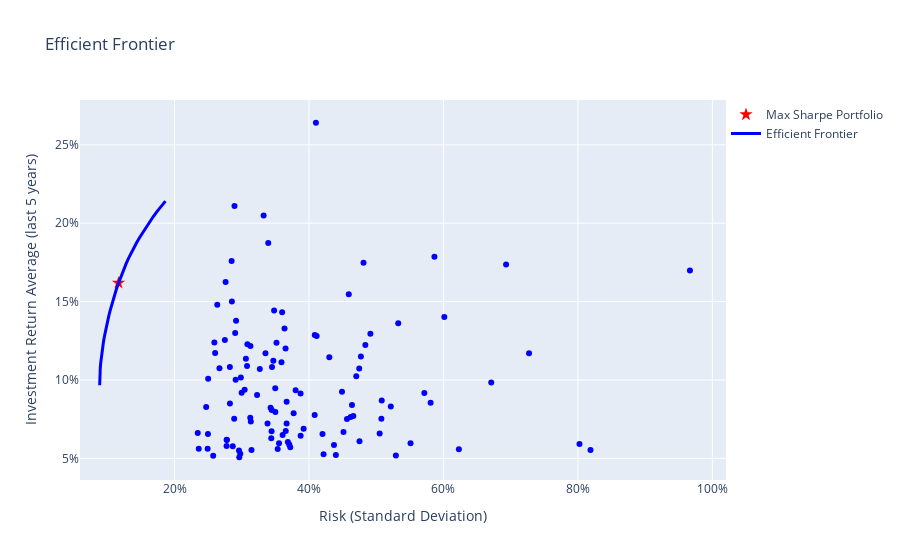

The cell this chart's notebook holds for it:
### Code cell
import plotly.graph_objects as go

# Create a Plotly scatter plot
fig = go.Figure()

# Convert expected returns to a NumPy array
returns_array = mu.values

# Calculate volatilities (square root of the diagonal of covariance matrix)
volatilities_array = np.sqrt(np.diag(S))

# Marker: Add annotations for each point
for i, (ret, vol, ticker) in enumerate(zip(returns_array, volatilities_array, mu.keys())):
    fig.add_trace(go.Scatter(
        x=[vol],
        y=[ret],
        mode='markers+text',
        # text=f"{ticker} ({ret:.2%}, {vol:.2%})",
        textposition="top center",
        marker=dict(size=6, color='blue'),
        showlegend=False
    ))

max_sharpe_return, max_sharpe_volatility, _ = ef.portfolio_performance()
# Marker: Add the maximum Sharpe ratio portfolio
fig.add_trace(go.Scatter(
    x=[max_sharpe_volatility],
    y=[max_sharpe_return],
    mode='markers',
    name='Max Sharpe Portfolio',
    marker=dict(color='red', size=10, symbol='star')
))

# Line: Add the efficient frontier
fig.add_trace(go.Scatter(
    x=frontier_volatility,
    y=frontier_returns,
    mode='lines',
    name='Efficient Frontier',
    line=dict(color='blue', width=3)
))

fig.update_traces(hovertemplate=None)
# Customize layout
fig.update_layout(
    title='Efficient Frontier',
    xaxis=dict(
        title='Risk (Standard Deviation)',
        tickformat='.0%',
    ),
    yaxis=dict(
        title='Investment Return Average (last 5 years)',
        tickformat='.0%',
    ),
    legend=dict(x=1, y=1),
    hovermode='closest',
    template='plotly'
)

fig.show()

### Figure 1 — Plotly figure (JSON) as saved in the notebook; plotly's stock layout.template omitted (floating-point values rounded to 4 significant figures)
{"data": [{"marker": {"color": "blue", "size": 6}, "mode": "markers+text", "showlegend": false, "textposition": "top center", "x": [0.2865], "y": [0.05767], "type": "scatter"}, {"marker": {"color": "blue", "size": 6}, "mode": "markers+text", "showlegend": false, "textposition": "top center", "x": [0.3654], "y": [0.06748], "type": "scatter"}, {"marker": {"color": "blue", "size": 6}, "mode": "markers+text", "showlegend": false, "textposition": "top center", "x": [0.2492], "y": [0.05615], "type": "scatter"}, {"marker": {"color": "blue", "size": 6}, "mode": "markers+text", "showlegend": false, "textposition": "top center", "x": [0.2497], "y": [0.06544], "type": "scatter"}, {"marker": {"color": "blue", "size": 6}, "mode": "markers+text", "showlegend": false, "textposition": "top center", "x": [0.2978], "y": [0.05288], "type": "scatter"}, {"marker": {"color": "blue", "size": 6}, "mode": "markers+text", "showlegend": false, "textposition": "top center", "x": [0.4703], "y": [0.1024], "type": "scatter"}, {"marker": {"color": "blue", "size": 6}, "mode": "markers+text", "showlegend": false, "textposition": "top center", "x": [0.3228], "y": [0.09044], "type": "scatter"}, {"marker": {"color": "blue", "size": 6}, "mode": "markers+text", "showlegend": false, "textposition": "top center", "x": [0.2593], "y": [0.1238], "type": "scatter"}, {"marker": {"color": "blue", "size": 6}, "mode": "markers+text", "showlegend": false, "textposition": "top center", "x": [0.3772], "y": [0.07873], "type": "scatter"}, {"marker": {"color": "blue", "size": 6}, "mode": "markers+text", "showlegend": false, "textposition": "top center", "x": [0.4491], "y": [0.09242], "type": "scatter"}, {"marker": {"color": "blue", "size": 6}, "mode": "markers+text", "showlegend": false, "textposition": "top center", "x": [0.3126], "y": [0.07592], "type": "scatter"}, {"marker": {"color": "blue", "size": 6}, "mode": "markers+text", "showlegend": false, "textposition": "top center", "x": [0.3636], "y": [0.1329], "type": "scatter"}, {"marker": {"color": "blue", "size": 6}, "mode": "markers+text", "showlegend": false, "textposition": "top center", "x": [0.6931], "y": [0.1737], "type": "scatter"}, {"marker": {"color": "blue", "size": 6}, "mode": "markers+text", "showlegend": false, "textposition": "top center", "x": [0.25], "y": [0.1008], "type": "scatter"}, {"marker": {"color": "blue", "size": 6}, "mode": "markers+text", "showlegend": false, "textposition": "top center", "x": [0.4103], "y": [0.2641], "type": "scatter"}, {"marker": {"color": "blue", "size": 6}, "mode": "markers+text", "showlegend": false, "textposition": "top center", "x": [0.3667], "y": [0.0722], "type": "scatter"}, {"marker": {"color": "blue", "size": 6}, "mode": "markers+text", "showlegend": false, "textposition": "top center", "x": [0.4302], "y": [0.1145], "type": "scatter"}, {"marker": {"color": "blue", "size": 6}, "mode": "markers+text", "showlegend": false, "textposition": "top center", "x": [0.5716], "y": [0.09167], "type": "scatter"}, {"marker": {"color": "blue", "size": 6}, "mode": "markers+text", "showlegend": false, "textposition": "top center", "x": [0.2909], "y": [0.1002], "type": "scatter"}, {"marker": {"color": "blue", "size": 6}, "mode": "markers+text", "showlegend": false, "textposition": "top center", "x": [0.3469], "y": [0.1123], "type": "scatter"}, {"marker": {"color": "blue", "size": 6}, "mode": "markers+text", "showlegend": false, "textposition": "top center", "x": [0.4372], "y": [0.05853], "type": "scatter"}, {"marker": {"color": "blue", "size": 6}, "mode": "markers+text", "showlegend": false, "textposition": "top center", "x": [0.5217], "y": [0.08304], "type": "scatter"}, {"marker": {"color": "blue", "size": 6}, "mode": "markers+text", "showlegend": false, "textposition": "top center", "x": [0.6229], "y": [0.05577], "type": "scatter"}, {"marker": {"color": "blue", "size": 6}, "mode": "markers+text", "showlegend": false, "textposition": "top center", "x": [0.3084], "y": [0.1227], "type": "scatter"}, {"marker": {"color": "blue", "size": 6}, "mode": "markers+text", "showlegend": false, "textposition": "top center", "x": [0.4659], "y": [0.07702], "type": "scatter"}, {"marker": {"color": "blue", "size": 6}, "mode": "markers+text", "showlegend": false, "textposition": "top center", "x": [0.3686], "y": [0.06034], "type": "scatter"}, {"marker": {"color": "blue", "size": 6}, "mode": "markers+text", "showlegend": false, "textposition": "top center", "x": [0.3043], "y": [0.09369], "type": "scatter"}, {"marker": {"color": "blue", "size": 6}, "mode": "markers+text", "showlegend": false, "textposition": "top center", "x": [0.2749], "y": [0.1255], "type": "scatter"}, {"marker": {"color": "blue", "size": 6}, "mode": "markers+text", "showlegend": false, "textposition": "top center", "x": [0.2778], "y": [0.06162], "type": "scatter"}, {"marker": {"color": "blue", "size": 6}, "mode": "markers+text", "showlegend": false, "textposition": "top center", "x": [0.3439], "y": [0.06282], "type": "scatter"}, {"marker": {"color": "blue", "size": 6}, "mode": "markers+text", "showlegend": false, "textposition": "top center", "x": [0.4399], "y": [0.05209], "type": "scatter"}, {"marker": {"color": "blue", "size": 6}, "mode": "markers+text", "showlegend": false, "textposition": "top center", "x": [0.4592], "y": [0.1547], "type": "scatter"}, {"marker": {"color": "blue", "size": 6}, "mode": "markers+text", "showlegend": false, "textposition": "top center", "x": [0.4747], "y": [0.1072], "type": "scatter"}, {"marker": {"color": "blue", "size": 6}, "mode": "markers+text", "showlegend": false, "textposition": "top center", "x": [0.671], "y": [0.09835], "type": "scatter"}, {"marker": {"color": "blue", "size": 6}, "mode": "markers+text", "showlegend": false, "textposition": "top center", "x": [0.3352], "y": [0.117], "type": "scatter"}, {"marker": {"color": "blue", "size": 6}, "mode": "markers+text", "showlegend": false, "textposition": "top center", "x": [0.2915], "y": [0.1378], "type": "scatter"}, {"marker": {"color": "blue", "size": 6}, "mode": "markers+text", "showlegend": false, "textposition": "top center", "x": [0.3144], "y": [0.05527], "type": "scatter"}, {"marker": {"color": "blue", "size": 6}, "mode": "markers+text", "showlegend": false, "textposition": "top center", "x": [0.3481], "y": [0.1443], "type": "scatter"}, {"marker": {"color": "blue", "size": 6}, "mode": "markers+text", "showlegend": false, "textposition": "top center", "x": [0.5051], "y": [0.06582], "type": "scatter"}, {"marker": {"color": "blue", "size": 6}, "mode": "markers+text", "showlegend": false, "textposition": "top center", "x": [0.3394], "y": [0.1873], "type": "scatter"}, {"marker": {"color": "blue", "size": 6}, "mode": "markers+text", "showlegend": false, "textposition": "top center", "x": [0.392], "y": [0.06894], "type": "scatter"}, {"marker": {"color": "blue", "size": 6}, "mode": "markers+text", "showlegend": false, "textposition": "top center", "x": [0.3135], "y": [0.07347], "type": "scatter"}, {"marker": {"color": "blue", "size": 6}, "mode": "markers+text", "showlegend": false, "textposition": "top center", "x": [0.5077], "y": [0.07519], "type": "scatter"}, {"marker": {"color": "blue", "size": 6}, "mode": "markers+text", "showlegend": false, "textposition": "top center", "x": [0.3706], "y": [0.05887], "type": "scatter"}, {"marker": {"color": "blue", "size": 6}, "mode": "markers+text", "showlegend": false, "textposition": "top center", "x": [0.3721], "y": [0.05699], "type": "scatter"}, {"marker": {"color": "blue", "size": 6}, "mode": "markers+text", "showlegend": false, "textposition": "top center", "x": [0.551], "y": [0.05961], "type": "scatter"}, {"marker": {"color": "blue", "size": 6}, "mode": "markers+text", "showlegend": false, "textposition": "top center", "x": [0.3875], "y": [0.06437], "type": "scatter"}, {"marker": {"color": "blue", "size": 6}, "mode": "markers+text", "showlegend": false, "textposition": "top center", "x": [0.2471], "y": [0.08282], "type": "scatter"}, {"marker": {"color": "blue", "size": 6}, "mode": "markers+text", "showlegend": false, "textposition": "top center", "x": [0.4913], "y": [0.1295], "type": "scatter"}, {"marker": {"color": "blue", "size": 6}, "mode": "markers+text", "showlegend": false, "textposition": "top center", "x": [0.3534], "y": [0.05601], "type": "scatter"}, {"marker": {"color": "blue", "size": 6}, "mode": "markers+text", "showlegend": false, "textposition": "top center", "x": [0.2775], "y": [0.06187], "type": "scatter"}, {"marker": {"color": "blue", "size": 6}, "mode": "markers+text", "showlegend": false, "textposition": "top center", "x": [0.5327], "y": [0.1362], "type": "scatter"}, {"marker": {"color": "blue", "size": 6}, "mode": "markers+text", "showlegend": false, "textposition": "top center", "x": [0.462], "y": [0.07629], "type": "scatter"}, {"marker": {"color": "blue", "size": 6}, "mode": "markers+text", "showlegend": false, "textposition": "top center", "x": [0.2998], "y": [0.09187], "type": "scatter"}, {"marker": {"color": "blue", "size": 6}, "mode": "markers+text", "showlegend": false, "textposition": "top center", "x": [0.2958], "y": [0.05506], "type": "scatter"}, {"marker": {"color": "blue", "size": 6}, "mode": "markers+text", "showlegend": false, "textposition": "top center", "x": [0.2824], "y": [0.08504], "type": "scatter"}, {"marker": {"color": "blue", "size": 6}, "mode": "markers+text", "showlegend": false, "textposition": "top center", "x": [0.2759], "y": [0.1625], "type": "scatter"}, {"marker": {"color": "blue", "size": 6}, "mode": "markers+text", "showlegend": false, "textposition": "top center", "x": [0.4513], "y": [0.06676], "type": "scatter"}, {"marker": {"color": "blue", "size": 6}, "mode": "markers+text", "showlegend": false, "textposition": "top center", "x": [0.3383], "y": [0.07224], "type": "scatter"}, {"marker": {"color": "blue", "size": 6}, "mode": "markers+text", "showlegend": false, "textposition": "top center", "x": [0.4086], "y": [0.1286], "type": "scatter"}, {"marker": {"color": "blue", "size": 6}, "mode": "markers+text", "showlegend": false, "textposition": "top center", "x": [0.2963], "y": [0.05068], "type": "scatter"}, {"marker": {"color": "blue", "size": 6}, "mode": "markers+text", "showlegend": false, "textposition": "top center", "x": [0.2986], "y": [0.1015], "type": "scatter"}, {"marker": {"color": "blue", "size": 6}, "mode": "markers+text", "showlegend": false, "textposition": "top center", "x": [0.3443], "y": [0.06723], "type": "scatter"}, {"marker": {"color": "blue", "size": 6}, "mode": "markers+text", "showlegend": false, "textposition": "top center", "x": [0.345], "y": [0.1083], "type": "scatter"}, {"marker": {"color": "blue", "size": 6}, "mode": "markers+text", "showlegend": false, "textposition": "top center", "x": [0.6012], "y": [0.1402], "type": "scatter"}, {"marker": {"color": "blue", "size": 6}, "mode": "markers+text", "showlegend": false, "textposition": "top center", "x": [0.2604], "y": [0.1173], "type": "scatter"}, {"marker": {"color": "blue", "size": 6}, "mode": "markers+text", "showlegend": false, "textposition": "top center", "x": [0.2773], "y": [0.05791], "type": "scatter"}, {"marker": {"color": "blue", "size": 6}, "mode": "markers+text", "showlegend": false, "textposition": "top center", "x": [0.4772], "y": [0.115], "type": "scatter"}, {"marker": {"color": "blue", "size": 6}, "mode": "markers+text", "showlegend": false, "textposition": "top center", "x": [0.4639], "y": [0.0841], "type": "scatter"}, {"marker": {"color": "blue", "size": 6}, "mode": "markers+text", "showlegend": false, "textposition": "top center", "x": [0.36], "y": [0.1432], "type": "scatter"}, {"marker": {"color": "blue", "size": 6}, "mode": "markers+text", "showlegend": false, "textposition": "top center", "x": [0.4084], "y": [0.07765], "type": "scatter"}, {"marker": {"color": "blue", "size": 6}, "mode": "markers+text", "showlegend": false, "textposition": "top center", "x": [0.359], "y": [0.1113], "type": "scatter"}, {"marker": {"color": "blue", "size": 6}, "mode": "markers+text", "showlegend": false, "textposition": "top center", "x": [0.3498], "y": [0.0947], "type": "scatter"}, {"marker": {"color": "blue", "size": 6}, "mode": "markers+text", "showlegend": false, "textposition": "top center", "x": [0.2902], "y": [0.1299], "type": "scatter"}, {"marker": {"color": "blue", "size": 6}, "mode": "markers+text", "showlegend": false, "textposition": "top center", "x": [0.9666], "y": [0.1699], "type": "scatter"}, {"marker": {"color": "blue", "size": 6}, "mode": "markers+text", "showlegend": false, "textposition": "top center", "x": [0.4565], "y": [0.07511], "type": "scatter"}, {"marker": {"color": "blue", "size": 6}, "mode": "markers+text", "showlegend": false, "textposition": "top center", "x": [0.3268], "y": [0.107], "type": "scatter"}, {"marker": {"color": "blue", "size": 6}, "mode": "markers+text", "showlegend": false, "textposition": "top center", "x": [0.3801], "y": [0.09351], "type": "scatter"}, {"marker": {"color": "blue", "size": 6}, "mode": "markers+text", "showlegend": false, "textposition": "top center", "x": [0.8187], "y": [0.05525], "type": "scatter"}, {"marker": {"color": "blue", "size": 6}, "mode": "markers+text", "showlegend": false, "textposition": "top center", "x": [0.2887], "y": [0.07519], "type": "scatter"}, {"marker": {"color": "blue", "size": 6}, "mode": "markers+text", "showlegend": false, "textposition": "top center", "x": [0.2575], "y": [0.05156], "type": "scatter"}, {"marker": {"color": "blue", "size": 6}, "mode": "markers+text", "showlegend": false, "textposition": "top center", "x": [0.4838], "y": [0.1223], "type": "scatter"}, {"marker": {"color": "blue", "size": 6}, "mode": "markers+text", "showlegend": false, "textposition": "top center", "x": [0.2635], "y": [0.148], "type": "scatter"}, {"marker": {"color": "blue", "size": 6}, "mode": "markers+text", "showlegend": false, "textposition": "top center", "x": [0.2668], "y": [0.1074], "type": "scatter"}, {"marker": {"color": "blue", "size": 6}, "mode": "markers+text", "showlegend": false, "textposition": "top center", "x": [0.2853], "y": [0.1501], "type": "scatter"}, {"marker": {"color": "blue", "size": 6}, "mode": "markers+text", "showlegend": false, "textposition": "top center", "x": [0.8023], "y": [0.0592], "type": "scatter"}, {"marker": {"color": "blue", "size": 6}, "mode": "markers+text", "showlegend": false, "textposition": "top center", "x": [0.2849], "y": [0.1759], "type": "scatter"}, {"marker": {"color": "blue", "size": 6}, "mode": "markers+text", "showlegend": false, "textposition": "top center", "x": [0.3428], "y": [0.08232], "type": "scatter"}, {"marker": {"color": "blue", "size": 6}, "mode": "markers+text", "showlegend": false, "textposition": "top center", "x": [0.4201], "y": [0.0655], "type": "scatter"}, {"marker": {"color": "blue", "size": 6}, "mode": "markers+text", "showlegend": false, "textposition": "top center", "x": [0.3608], "y": [0.06484], "type": "scatter"}, {"marker": {"color": "blue", "size": 6}, "mode": "markers+text", "showlegend": false, "textposition": "top center", "x": [0.5292], "y": [0.05184], "type": "scatter"}, {"marker": {"color": "blue", "size": 6}, "mode": "markers+text", "showlegend": false, "textposition": "top center", "x": [0.3874], "y": [0.09142], "type": "scatter"}, {"marker": {"color": "blue", "size": 6}, "mode": "markers+text", "showlegend": false, "textposition": "top center", "x": [0.7273], "y": [0.1171], "type": "scatter"}, {"marker": {"color": "blue", "size": 6}, "mode": "markers+text", "showlegend": false, "textposition": "top center", "x": [0.3129], "y": [0.1217], "type": "scatter"}, {"marker": {"color": "blue", "size": 6}, "mode": "markers+text", "showlegend": false, "textposition": "top center", "x": [0.2345], "y": [0.06612], "type": "scatter"}, {"marker": {"color": "blue", "size": 6}, "mode": "markers+text", "showlegend": false, "textposition": "top center", "x": [0.4751], "y": [0.06088], "type": "scatter"}, {"marker": {"color": "blue", "size": 6}, "mode": "markers+text", "showlegend": false, "textposition": "top center", "x": [0.35], "y": [0.07959], "type": "scatter"}, {"marker": {"color": "blue", "size": 6}, "mode": "markers+text", "showlegend": false, "textposition": "top center", "x": [0.3061], "y": [0.1135], "type": "scatter"}, {"marker": {"color": "blue", "size": 6}, "mode": "markers+text", "showlegend": false, "textposition": "top center", "x": [0.2823], "y": [0.1083], "type": "scatter"}, {"marker": {"color": "blue", "size": 6}, "mode": "markers+text", "showlegend": false, "textposition": "top center", "x": [0.236], "y": [0.05612], "type": "scatter"}, {"marker": {"color": "blue", "size": 6}, "mode": "markers+text", "showlegend": false, "textposition": "top center", "x": [0.5809], "y": [0.08543], "type": "scatter"}, {"marker": {"color": "blue", "size": 6}, "mode": "markers+text", "showlegend": false, "textposition": "top center", "x": [0.3446], "y": [0.08087], "type": "scatter"}, {"marker": {"color": "blue", "size": 6}, "mode": "markers+text", "showlegend": false, "textposition": "top center", "x": [0.4216], "y": [0.05257], "type": "scatter"}, {"marker": {"color": "blue", "size": 6}, "mode": "markers+text", "showlegend": false, "textposition": "top center", "x": [0.3078], "y": [0.1089], "type": "scatter"}, {"marker": {"color": "blue", "size": 6}, "mode": "markers+text", "showlegend": false, "textposition": "top center", "x": [0.3667], "y": [0.08612], "type": "scatter"}, {"marker": {"color": "blue", "size": 6}, "mode": "markers+text", "showlegend": false, "textposition": "top center", "x": [0.3325], "y": [0.2049], "type": "scatter"}, {"marker": {"color": "blue", "size": 6}, "mode": "markers+text", "showlegend": false, "textposition": "top center", "x": [0.2891], "y": [0.211], "type": "scatter"}, {"marker": {"color": "blue", "size": 6}, "mode": "markers+text", "showlegend": false, "textposition": "top center", "x": [0.3516], "y": [0.1238], "type": "scatter"}, {"marker": {"color": "blue", "size": 6}, "mode": "markers+text", "showlegend": false, "textposition": "top center", "x": [0.5866], "y": [0.1785], "type": "scatter"}, {"marker": {"color": "blue", "size": 6}, "mode": "markers+text", "showlegend": false, "textposition": "top center", "x": [0.3554], "y": [0.05958], "type": "scatter"}, {"marker": {"color": "blue", "size": 6}, "mode": "markers+text", "showlegend": false, "textposition": "top center", "x": [0.5082], "y": [0.08691], "type": "scatter"}, {"marker": {"color": "blue", "size": 6}, "mode": "markers+text", "showlegend": false, "textposition": "top center", "x": [0.4811], "y": [0.1747], "type": "scatter"}, {"marker": {"color": "blue", "size": 6}, "mode": "markers+text", "showlegend": false, "textposition": "top center", "x": [0.4114], "y": [0.128], "type": "scatter"}, {"marker": {"color": "blue", "size": 6}, "mode": "markers+text", "showlegend": false, "textposition": "top center", "x": [0.3651], "y": [0.12], "type": "scatter"}, {"marker": {"color": "red", "size": 10, "symbol": "star"}, "mode": "markers", "name": "Max Sharpe Portfolio", "x": [0.1167], "y": [0.1619], "type": "scatter"}, {"line": {"color": "blue", "width": 3}, "mode": "lines", "name": "Efficient Frontier", "x": [0.08863, 0.08863, 0.08863, 0.08863, 0.08863, 0.08863, 0.08863, 0.08863, 0.08863, 0.08863, 0.08863, 0.08863, 0.08863, 0.08863, 0.08862, 0.08874, 0.08904, 0.08951, 0.09015, 0.09095, 0.0919, 0.09297, 0.0942, 0.09553, 0.09699, 0.09857, 0.1003, 0.1021, 0.1041, 0.1062, 0.1084, 0.1107, 0.1131, 0.1157, 0.1185, 0.1215, 0.1246, 0.1279, 0.1313, 0.135, 0.1391, 0.1433, 0.1478, 0.1526, 0.1576, 0.1628, 0.1682, 0.1738, 0.1799, 0.1865], "y": [0.09665, 0.09665, 0.09665, 0.09665, 0.09665, 0.09665, 0.09665, 0.09665, 0.09665, 0.09665, 0.09665, 0.09665, 0.09665, 0.09665, 0.09737, 0.1007, 0.104, 0.1074, 0.1107, 0.1141, 0.1174, 0.1207, 0.1241, 0.1274, 0.1307, 0.1341, 0.1374, 0.1407, 0.1441, 0.1474, 0.1507, 0.1541, 0.1574, 0.1607, 0.1641, 0.1674, 0.1707, 0.1741, 0.1774, 0.1807, 0.1841, 0.1874, 0.1908, 0.1941, 0.1974, 0.2008, 0.2041, 0.2074, 0.2108, 0.2141], "type": "scatter"}], "layout": {"xaxis": {"title": {"text": "Risk (Standard Deviation)"}, "tickformat": ".0%"}, "yaxis": {"title": {"text": "Investment Return Average (last 5 years)"}, "tickformat": ".0%"}, "legend": {"x": 1, "y": 1}, "title": {"text": "Efficient Frontier"}, "hovermode": "closest"}}
